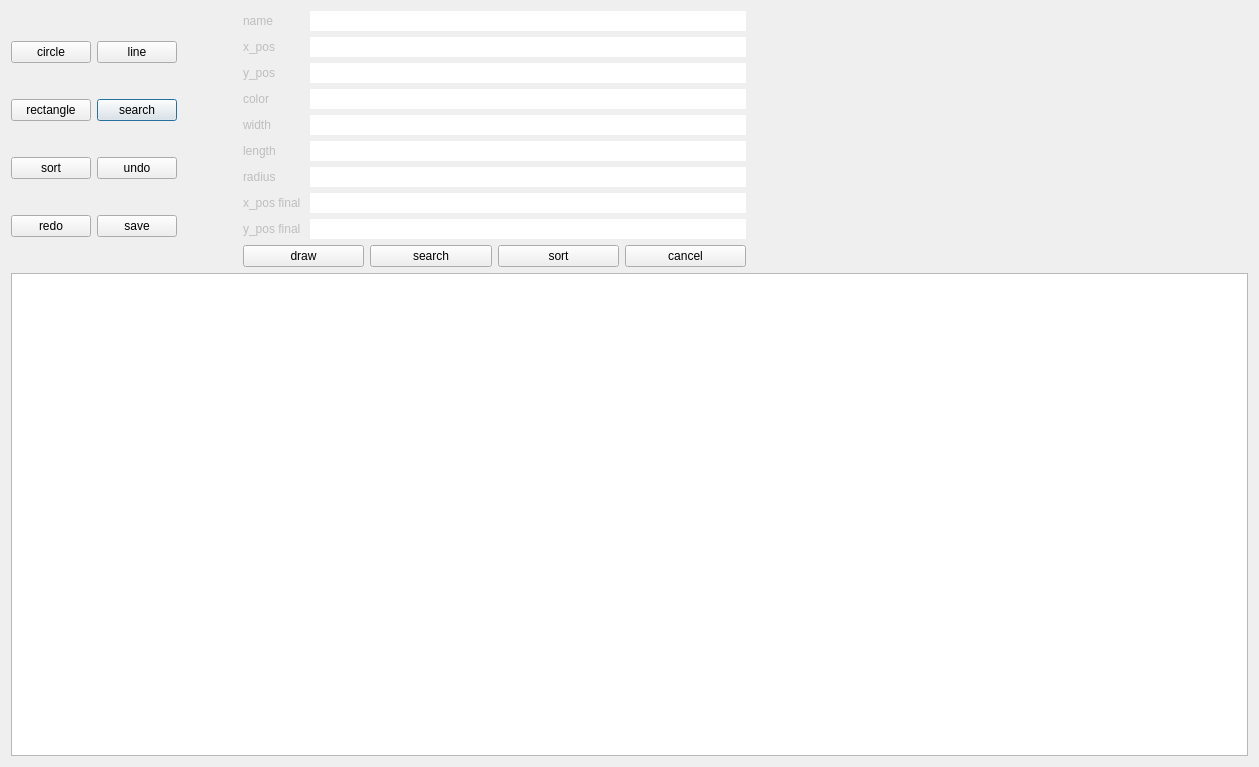
<?xml version="1.0" encoding="UTF-8"?>
<ui version="4.0">
 <class>Dialog</class>
 <widget class="QDialog" name="Dialog">
  <property name="geometry">
   <rect>
    <x>0</x>
    <y>0</y>
    <width>1259</width>
    <height>767</height>
   </rect>
  </property>
  <property name="windowTitle">
   <string>Graphics</string>
  </property>
  <property name="windowIcon">
   <iconset>
    <normaloff>../../download/wallpaperflare.com_wallpaper (1).jpg</normaloff>../../download/wallpaperflare.com_wallpaper (1).jpg</iconset>
  </property>
  <property name="autoFillBackground">
   <bool>true</bool>
  </property>
  <layout class="QVBoxLayout" name="verticalLayout_4">
   <item>
    <layout class="QHBoxLayout" name="horizontalLayout_3">
     <item>
      <layout class="QGridLayout" name="gridLayout_4">
       <item row="1" column="1">
        <widget class="QPushButton" name="btn_search">
         <property name="sizePolicy">
          <sizepolicy hsizetype="Maximum" vsizetype="Fixed">
           <horstretch>0</horstretch>
           <verstretch>0</verstretch>
          </sizepolicy>
         </property>
         <property name="text">
          <string>search</string>
         </property>
        </widget>
       </item>
       <item row="0" column="1">
        <widget class="QPushButton" name="btn_line">
         <property name="sizePolicy">
          <sizepolicy hsizetype="Maximum" vsizetype="Maximum">
           <horstretch>0</horstretch>
           <verstretch>0</verstretch>
          </sizepolicy>
         </property>
         <property name="text">
          <string>line</string>
         </property>
        </widget>
       </item>
       <item row="1" column="0">
        <widget class="QPushButton" name="btn_rect">
         <property name="sizePolicy">
          <sizepolicy hsizetype="Maximum" vsizetype="Fixed">
           <horstretch>0</horstretch>
           <verstretch>0</verstretch>
          </sizepolicy>
         </property>
         <property name="text">
          <string>rectangle</string>
         </property>
        </widget>
       </item>
       <item row="0" column="0">
        <widget class="QPushButton" name="btn_circle">
         <property name="sizePolicy">
          <sizepolicy hsizetype="Maximum" vsizetype="Fixed">
           <horstretch>0</horstretch>
           <verstretch>0</verstretch>
          </sizepolicy>
         </property>
         <property name="text">
          <string>circle</string>
         </property>
        </widget>
       </item>
       <item row="2" column="0">
        <widget class="QPushButton" name="btn_sort">
         <property name="sizePolicy">
          <sizepolicy hsizetype="Maximum" vsizetype="Fixed">
           <horstretch>0</horstretch>
           <verstretch>0</verstretch>
          </sizepolicy>
         </property>
         <property name="text">
          <string>sort</string>
         </property>
        </widget>
       </item>
       <item row="2" column="1">
        <widget class="QPushButton" name="btn_undo">
         <property name="sizePolicy">
          <sizepolicy hsizetype="Maximum" vsizetype="Fixed">
           <horstretch>0</horstretch>
           <verstretch>0</verstretch>
          </sizepolicy>
         </property>
         <property name="text">
          <string>undo</string>
         </property>
        </widget>
       </item>
       <item row="3" column="0">
        <widget class="QPushButton" name="btn_redo">
         <property name="sizePolicy">
          <sizepolicy hsizetype="Maximum" vsizetype="Maximum">
           <horstretch>0</horstretch>
           <verstretch>0</verstretch>
          </sizepolicy>
         </property>
         <property name="text">
          <string>redo</string>
         </property>
        </widget>
       </item>
       <item row="3" column="1">
        <widget class="QPushButton" name="btn_save">
         <property name="text">
          <string>save</string>
         </property>
        </widget>
       </item>
      </layout>
     </item>
     <item>
      <spacer name="horizontalSpacer">
       <property name="orientation">
        <enum>Qt::Horizontal</enum>
       </property>
       <property name="sizeType">
        <enum>QSizePolicy::Minimum</enum>
       </property>
       <property name="sizeHint" stdset="0">
        <size>
         <width>20</width>
         <height>20</height>
        </size>
       </property>
      </spacer>
     </item>
     <item>
      <spacer name="horizontalSpacer_2">
       <property name="orientation">
        <enum>Qt::Horizontal</enum>
       </property>
       <property name="sizeType">
        <enum>QSizePolicy::Minimum</enum>
       </property>
       <property name="sizeHint" stdset="0">
        <size>
         <width>40</width>
         <height>20</height>
        </size>
       </property>
      </spacer>
     </item>
     <item>
      <layout class="QVBoxLayout" name="verticalLayout_3">
       <item>
        <layout class="QHBoxLayout" name="horizontalLayout">
         <item>
          <layout class="QVBoxLayout" name="verticalLayout_2">
           <property name="sizeConstraint">
            <enum>QLayout::SetNoConstraint</enum>
           </property>
           <item>
            <widget class="QLabel" name="label_name">
             <property name="enabled">
              <bool>false</bool>
             </property>
             <property name="text">
              <string>name       </string>
             </property>
            </widget>
           </item>
           <item>
            <widget class="QLabel" name="lab_x_pos">
             <property name="enabled">
              <bool>false</bool>
             </property>
             <property name="text">
              <string>x_pos</string>
             </property>
            </widget>
           </item>
           <item>
            <widget class="QLabel" name="label_y_pos">
             <property name="enabled">
              <bool>false</bool>
             </property>
             <property name="text">
              <string>y_pos</string>
             </property>
            </widget>
           </item>
           <item>
            <widget class="QLabel" name="lab_color">
             <property name="enabled">
              <bool>false</bool>
             </property>
             <property name="text">
              <string>color</string>
             </property>
            </widget>
           </item>
           <item>
            <widget class="QLabel" name="lab_width">
             <property name="enabled">
              <bool>false</bool>
             </property>
             <property name="text">
              <string>width</string>
             </property>
            </widget>
           </item>
           <item>
            <widget class="QLabel" name="label_legth">
             <property name="enabled">
              <bool>false</bool>
             </property>
             <property name="text">
              <string>length</string>
             </property>
            </widget>
           </item>
           <item>
            <widget class="QLabel" name="label_radius">
             <property name="enabled">
              <bool>false</bool>
             </property>
             <property name="text">
              <string>radius</string>
             </property>
            </widget>
           </item>
           <item>
            <widget class="QLabel" name="label_x_pos_final">
             <property name="enabled">
              <bool>false</bool>
             </property>
             <property name="text">
              <string>x_pos final</string>
             </property>
            </widget>
           </item>
           <item>
            <widget class="QLabel" name="label_y_pos_final">
             <property name="enabled">
              <bool>false</bool>
             </property>
             <property name="text">
              <string>y_pos final </string>
             </property>
            </widget>
           </item>
          </layout>
         </item>
         <item>
          <layout class="QVBoxLayout" name="verticalLayout">
           <item>
            <widget class="QLineEdit" name="lineEdit_name">
             <property name="frame">
              <bool>false</bool>
             </property>
            </widget>
           </item>
           <item>
            <widget class="QLineEdit" name="lineEdit_x_pos">
             <property name="frame">
              <bool>false</bool>
             </property>
            </widget>
           </item>
           <item>
            <widget class="QLineEdit" name="lineEdit_y_pos">
             <property name="frame">
              <bool>false</bool>
             </property>
            </widget>
           </item>
           <item>
            <widget class="QLineEdit" name="lineEdit_color">
             <property name="frame">
              <bool>false</bool>
             </property>
            </widget>
           </item>
           <item>
            <widget class="QLineEdit" name="lineEdit_width">
             <property name="frame">
              <bool>false</bool>
             </property>
            </widget>
           </item>
           <item>
            <widget class="QLineEdit" name="lineEdit_length">
             <property name="frame">
              <bool>false</bool>
             </property>
            </widget>
           </item>
           <item>
            <widget class="QLineEdit" name="lineEdit_radius">
             <property name="frame">
              <bool>false</bool>
             </property>
            </widget>
           </item>
           <item>
            <widget class="QLineEdit" name="lineEdit_x_pos_final">
             <property name="frame">
              <bool>false</bool>
             </property>
            </widget>
           </item>
           <item>
            <widget class="QLineEdit" name="lineEdit_y_pos_final">
             <property name="frame">
              <bool>false</bool>
             </property>
             <property name="clearButtonEnabled">
              <bool>false</bool>
             </property>
            </widget>
           </item>
          </layout>
         </item>
        </layout>
       </item>
       <item>
        <layout class="QHBoxLayout" name="horizontalLayout_2">
         <item>
          <widget class="QPushButton" name="pushButton">
           <property name="text">
            <string>draw</string>
           </property>
          </widget>
         </item>
         <item>
          <widget class="QPushButton" name="btn_do_search">
           <property name="text">
            <string>search</string>
           </property>
          </widget>
         </item>
         <item>
          <widget class="QPushButton" name="btn_do_sort">
           <property name="text">
            <string>sort</string>
           </property>
          </widget>
         </item>
         <item>
          <widget class="QPushButton" name="btn_cancel">
           <property name="text">
            <string>cancel</string>
           </property>
          </widget>
         </item>
        </layout>
       </item>
      </layout>
     </item>
     <item>
      <spacer name="horizontalSpacer_3">
       <property name="orientation">
        <enum>Qt::Horizontal</enum>
       </property>
       <property name="sizeHint" stdset="0">
        <size>
         <width>40</width>
         <height>20</height>
        </size>
       </property>
      </spacer>
     </item>
    </layout>
   </item>
   <item>
    <widget class="QGraphicsView" name="graphicsView"/>
   </item>
  </layout>
 </widget>
 <resources/>
 <connections/>
</ui>
